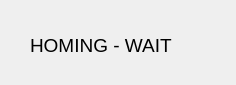
<?xml version="1.0" encoding="UTF-8"?>
<ui version="4.0">
 <class>ALERT</class>
 <widget class="QDialog" name="ALERT">
  <property name="geometry">
   <rect>
    <x>0</x>
    <y>0</y>
    <width>236</width>
    <height>85</height>
   </rect>
  </property>
  <property name="windowTitle">
   <string>Alert</string>
  </property>
  <widget class="QLabel" name="label">
   <property name="geometry">
    <rect>
     <x>30</x>
     <y>30</y>
     <width>181</width>
     <height>31</height>
    </rect>
   </property>
   <property name="font">
    <font>
     <pointsize>14</pointsize>
    </font>
   </property>
   <property name="text">
    <string>HOMING - WAIT</string>
   </property>
   <property name="textFormat">
    <enum>Qt::AutoText</enum>
   </property>
  </widget>
 </widget>
 <resources/>
 <connections/>
</ui>
